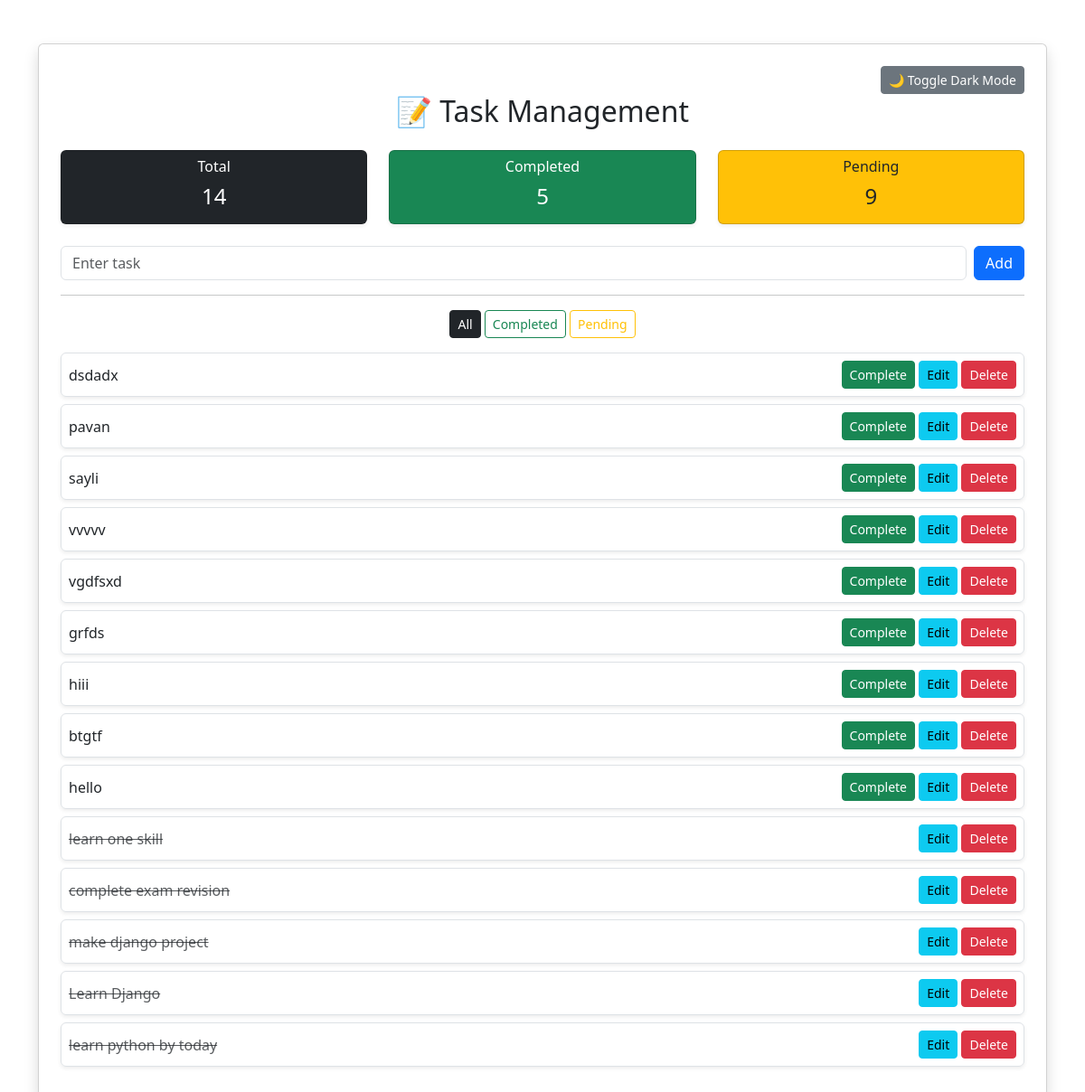
The page / on the database its author committed.
### tasks/models.py (models this page shows, shortened)
class Task(models.Model):
    title = models.CharField(max_length=200)
    completed = models.BooleanField(default=False)
    created_at = models.DateTimeField(auto_now_add=True)

### tasks/views.py (the view)
# urls.py: 2. Add a URL to urlpatterns:  path('', views.home, name='home')
def home(request):
    filter_type=request.GET.get('filter','all')
    if filter_type=='completed':
        tasks=Task.objects.filter(completed=True).order_by('-id')
    elif filter_type=='pending':
        tasks=Task.objects.filter(completed=False).order_by('-id')
    else:
        tasks = Task.objects.all().order_by('-id')
    total_tasks = Task.objects.count()
    completed_tasks = Task.objects.filter(completed=True).count()
    pending_tasks = Task.objects.filter(completed=False).count()
    return render(request, 'home.html', {
        'tasks': tasks,
        'filter_type': filter_type,
        'total_tasks': total_tasks,
        'completed_tasks': completed_tasks,
        'pending_tasks': pending_tasks,
    })

### tasks/templates/home.html (shortened to what this page needs)
{% load static %}
<!DOCTYPE html>
<html>
<head>
    <link href="https://cdn.jsdelivr.net/npm/bootstrap@5.3.2/dist/css/bootstrap.min.css" rel="stylesheet">
    <link rel="stylesheet" href="{% static 'css/style.css' %}">
</head>
<body id="pageBody">
<div class="container mt-5">
<div class="card shadow p-4 main-card">
         <div class="text-end">
    <button onclick="toggleMode()" class="btn btn-sm btn-secondary">
        🌙 Toggle Dark Mode
    </button>
</div>
        <h2 class="text-center mb-4">📝 Task Management</h2>
<div class="row text-center mb-4">
    <div class="col">
        <div class="card bg-dark text-white p-2 shadow-sm">
            <h6>Total</h6>
            <h4>{{ total_tasks }}</h4>
        </div>
    </div>
    <div class="col">
        <div class="card bg-success text-white p-2 shadow-sm">
            <h6>Completed</h6>
            <h4>{{ completed_tasks }}</h4>
        </div>
    </div>
    <div class="col">
        <div class="card bg-warning text-dark p-2 shadow-sm">
            <h6>Pending</h6>
            <h4>{{ pending_tasks }}</h4>
        </div>
    </div>
</div>
        <form method="POST" action="/add/" class="d-flex gap-2">
            <input type="text" name="title" class="form-control" placeholder="Enter task" required>
            <button type="submit" class="btn btn-primary">Add</button>
        </form>
        <hr>
        <div class="mb-3 text-center">
             <a href="/"
       class="btn btn-sm {% if filter_type == 'all' %}btn-dark{% else %}btn-outline-dark{% endif %}">
        All
    </a>
    <a href="/?filter=completed"
       class="btn btn-sm {% if filter_type == 'completed' %}btn-success{% else %}btn-outline-success{% endif %}">
        Completed
    </a>
    <a href="/?filter=pending"
       class="btn btn-sm {% if filter_type == 'pending' %}btn-warning{% else %}btn-outline-warning{% endif %}">
        Pending
    </a>
</div>
        {% for task in tasks %}
<div class="d-flex justify-content-between align-items-center mb-2 p-2 border rounded shadow-sm task-row">
                <div>
                    {% if task.completed %}
                        <span class="text-decoration-line-through text-muted">
                            {{ task.title }}
                        </span>
                    {% else %}
                        <span>{{ task.title }}</span>
                    {% endif %}
                </div>
                <div>
                    {% if not task.completed %}
                        <a href="/complete/{{ task.id }}/" class="btn btn-success btn-sm">Complete</a>
                    {% endif %}
                    <a href="/edit/{{task.id}}/" class="btn btn-info btn-sm">Edit</a>
<a href="/delete/{{ task.id }}/"
   class="btn btn-danger btn-sm"
   onclick="return confirm('Are you sure you want to delete this task?');">
   Delete
</a>
                </div>
            </div>
        {% empty %}
            <p class="text-center text-muted">No tasks available.</p>
        {% endfor %}
    </div>
</div>
</body>
</html>

### rows shown on the page
Task: title "dsdadx"
Task: title "pavan"
Task: title "sayli"
Task: title "vvvvv"
Task: title "vgdfsxd"
Task: title "grfds"
Task: title "hiii"
Task: title "btgtf"
Task: title "hello"
Task: title "learn one skill"
Task: title "complete exam revision"
Task: title "make django project"
Task: title "Learn Django"
Task: title "learn python by today"

### other values the page prints
{{ total_tasks }} "14"
{{ completed_tasks }} "5"
{{ pending_tasks }} "9"
